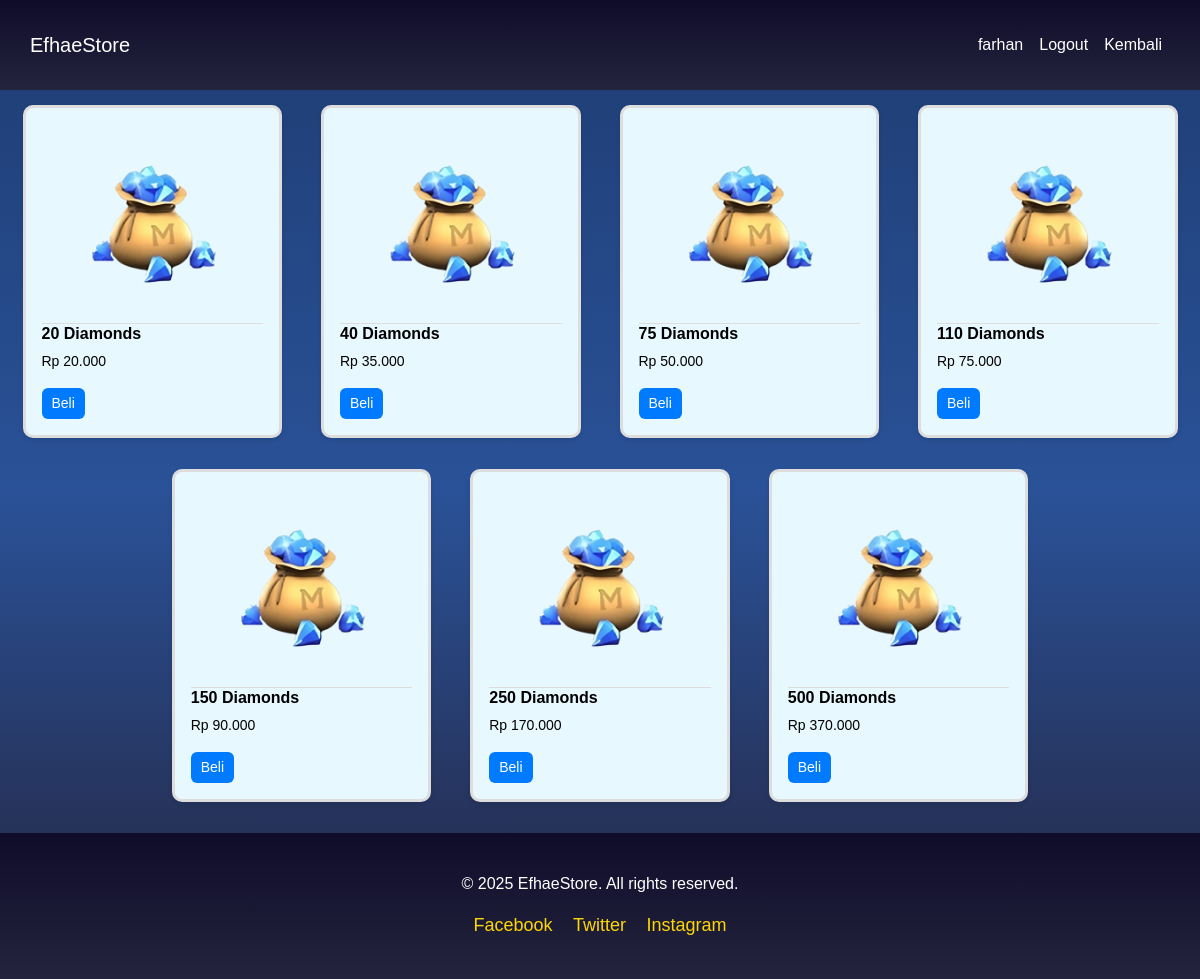
Screenshot of /game/1/ (signed in) with the database file from the repository.
### TopUp/models.py (models this page shows, shortened)
class Product(models.Model):
    CATEGORY_CHOICES = [
        ('hok_tokens', 'Hok Tokens'),
        ('mlbb_diamonds', 'MLBB Diamonds'),
        ('pubg_uc', 'PUBG UC'),
    ]
    game = models.ForeignKey(Game, on_delete=models.CASCADE)
    name = models.CharField(max_length=100)
    diamond_amount = models.IntegerField()  # Jumlah diamond
    price = models.DecimalField(max_digits=10, decimal_places=2)
    image = models.ImageField(upload_to='product_images/', blank=True, null=True)# Harga produk

### TopUp/views.py (the view)
# urls.py: path('game/<int:game_id>/', views.game_products, name='game_products'),
def game_products(request, game_id):
    game = get_object_or_404(Game, id=game_id)  # Ambil data game berdasarkan ID
    products = Product.objects.filter(game=game)
    if not request.user.is_authenticated:
        messages.info(request, 'Silakan login untuk membeli produk.')
    return render(request, 'products.html', {'game': game, 'products': products})

### TopUp/templatetags/custom_filters.py (called while the page is built)
@register.filter
def format_rupiah(value):
    try:
        value = int(value)
        return f"Rp {value:,.0f}".replace(",", ".")
    except (ValueError, TypeError):
        return value

### TopUp/templates/products.html (shortened to what this page needs)
{% load static %}
{% load custom_filters %}
<link href="https://cdn.jsdelivr.net/npm/bootstrap@5.3.0-alpha1/dist/css/bootstrap.min.css" rel="stylesheet">
<link rel="stylesheet" href="{% static 'css/style5.css' %}">
{% block title %}
<nav class="navbar navbar-expand-lg navbar-dark bg-gold">
    <div class="container">
        <a class="navbar-brand" href="/">EfhaeStore</a>
        <div class="collapse navbar-collapse" id="navbarNav">
            <ul class="navbar-nav ms-auto">
                {% if user.is_authenticated %}
                    <li class="nav-item"><a class="nav-link" href="#">{{ user.username }}</a></li>
                    <li class="nav-item"><a class="nav-link" href="{% url 'logout' %}">Logout</a></li>
                {% else %}
                    <li class="nav-item"><a class="nav-link" href="{% url 'login' %}">Login</a></li>
                    <li class="nav-item"><a class="nav-link" href="{% url 'register' %}">Register</a></li>
                {% endif %}
                <li class="nav-item"><a class="nav-link" href="{{ request.META.HTTP_REFERER }}">Kembali</a></li>
            </ul>
        </div>
    </div>
</nav>
{% endblock %}
{% block content %}
<div class="container">
<div class="row">
    {% for product in products %}
        <div class="col-md-3 mb-3">
            <div class="card">
                <div class="card-body">
                    <img src="{{ product.image.url }}" alt="{{ product.name }}" class="card-img-top">
                    <h5 class="card-title">{{ product.diamond_amount }} Diamonds</h5>
                    <p class="card-text">{{ product.price|format_rupiah }}</p>
                    {% if user.is_authenticated %}
                    <a href="{% url 'checkout' product.id %}" class="btn btn-success">Beli</a>
                {% else %}
                    <p class="text-warning">Silakan login untuk membeli produk.</p>
                    <a href="{% url 'login' %}" class="btn btn-primary">Login</a>
                {% endif %}
                </div>
            </div>
        </div>
    {% endfor %}
    </div>
</div>
{% endblock %}
{% block footer %}
<footer class="bg-dark text-white text-center py-4">
    <div class="container">
        <p class="mb-0">© 2025 EfhaeStore. All rights reserved.</p>
        <ul class="social-links list-unstyled mt-3">
            <li class="d-inline-block mx-2">
                <a href="#" class="text-gold" title="Facebook">
                     Facebook
                </a>
            </li>
            <li class="d-inline-block mx-2">
                <a href="#" class="text-gold" title="Twitter">
                     Twitter
                </a>
            </li>
            <li class="d-inline-block mx-2">
                <a href="#" class="text-gold" title="Instagram">
                     Instagram
                </a>
            </li>
        </ul>
    </div>
</footer>
{% endblock %}

### TopUp/static/css/style5.css (style rules this page uses)
.container { margin: 15px auto; max-width: 1200px; padding: 0 15px; }
.bg-gold { background: linear-gradient(to bottom, #0f0c29, #24243e); }
.navbar-dark .navbar-nav .nav-link { color: #ffffff; }
.navbar { padding: 10px 15px; }
.card { border: 3px solid #ddd; border-radius: 10px; box-shadow: 0 2px 4px rgba(0, 0, 0, 0.1); background-color: #e8f8ff; transition: transform 0.2s ease, box-shadow 0.2s ease; }
.card-img-top { height: 200px; object-fit: cover; border-bottom: 1px solid #ddd; border-radius: 8px 8px 0 0; }
.card-title { font-size: 16px; color: black; font-weight: bold; }
.card-text { font-size: 14px; color: black; }
.btn { font-size: 14px; background-color: #007bff; color: white; padding: 5px 10px; border: none; transition: background-color 0.3s ease; }
.row { display: flex; flex-wrap: wrap; gap: 15px; justify-content: center; }
.col-md-3 { flex: 0 0 calc(25% - 15px); max-width: calc(25% - 15px); }
footer { background: linear-gradient(to bottom, #0f0c29, #24243e); color: #ffffff; padding: 30px 0; text-align: center; }
footer .social-links { list-style: none; padding: 0; }
footer .social-links a { color: #ffd700; font-size: 18px; text-decoration: none; }

### rows the page displays
Product: image (picture), diamond_amount "20", price "Rp 20.000"
Product: image (picture), diamond_amount "40", price "Rp 35.000"
Product: image (picture), diamond_amount "75", price "Rp 50.000"
Product: image (picture), diamond_amount "110", price "Rp 75.000"
Product: image (picture), diamond_amount "150", price "Rp 90.000"
Product: image (picture), diamond_amount "250", price "Rp 170.000"
Product: image (picture), diamond_amount "500", price "Rp 370.000"

### other values shown
{{ user.username }} "farhan"
